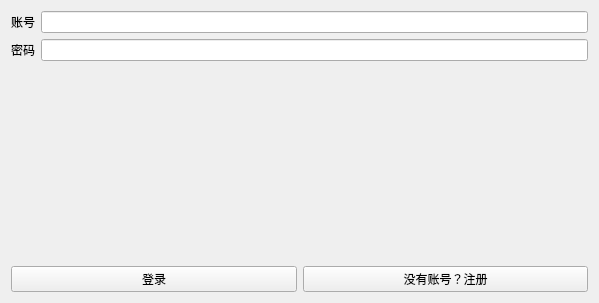
<?xml version="1.0" encoding="UTF-8"?>
<ui version="4.0">
 <class>LoginWidget</class>
 <widget class="QWidget" name="LoginWidget">
  <property name="geometry">
   <rect>
    <x>0</x>
    <y>0</y>
    <width>599</width>
    <height>303</height>
   </rect>
  </property>
  <property name="windowTitle">
   <string>Form</string>
  </property>
  <layout class="QVBoxLayout" name="verticalLayout_2">
   <item>
    <layout class="QVBoxLayout" name="verticalLayout">
     <item>
      <layout class="QFormLayout" name="formLayout">
       <item row="0" column="0">
        <widget class="QLabel" name="label">
         <property name="text">
          <string>账号</string>
         </property>
        </widget>
       </item>
       <item row="0" column="1">
        <widget class="QLineEdit" name="uidEdit">
         <property name="maxLength">
          <number>20</number>
         </property>
        </widget>
       </item>
       <item row="1" column="0">
        <widget class="QLabel" name="label_2">
         <property name="text">
          <string>密码</string>
         </property>
        </widget>
       </item>
       <item row="1" column="1">
        <widget class="QLineEdit" name="passwordEdit">
         <property name="maxLength">
          <number>30</number>
         </property>
         <property name="echoMode">
          <enum>QLineEdit::Password</enum>
         </property>
        </widget>
       </item>
      </layout>
     </item>
     <item>
      <layout class="QHBoxLayout" name="horizontalLayout_2">
       <item>
        <widget class="QLabel" name="errorLabel">
         <property name="text">
          <string/>
         </property>
        </widget>
       </item>
      </layout>
     </item>
     <item>
      <layout class="QHBoxLayout" name="horizontalLayout">
       <item>
        <widget class="QPushButton" name="loginButton">
         <property name="text">
          <string>登录</string>
         </property>
        </widget>
       </item>
       <item>
        <widget class="QPushButton" name="jumpButton">
         <property name="text">
          <string>没有账号？注册</string>
         </property>
        </widget>
       </item>
      </layout>
     </item>
    </layout>
   </item>
  </layout>
 </widget>
 <resources/>
 <connections/>
</ui>
